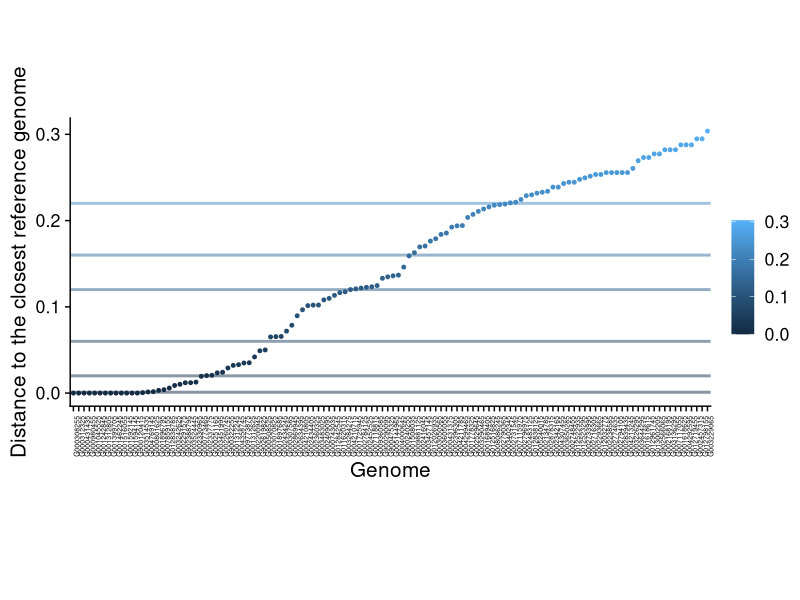

Write R code to recreate this figure. (Note: this script raises an error after producing the figure.)
require(ggplot2)
require(readr)
require(cowplot)
require(dplyr)
require(ggthemes)

d2c <- read_tsv("../misc/dist-bacteria-to-closest.txt", col_names = FALSE)
d2c <- d2c %>%
  rowwise() %>%
  mutate(name = substr(X1, start = 1, stop = 10))
d2c <- d2c %>%
  arrange(X3) %>%
  mutate(name = factor(name, levels = name))

bb <- data.frame(X3 = c(0.001, 0.02, 0.06, 0.12, 0.16, 0.22))

ggplot(d2c, aes(x = name, y = X3, color = X3)) +
  geom_point(size = 1) +
  geom_hline(aes(yintercept = X3, color = X3), bb, linewidth = 1, alpha = 0.5) +
  theme_cowplot(font_size = 15) +
  labs(y = "Distance to the closest reference genome", x = "Genome", color = "") +
  theme(axis.text.x = element_text(angle = 90, size = 5), aspect.ratio = 0.45)
  # theme(axis.text.x = element_blank(), aspect.ratio=0.65)
ggsave2("../figures/novelty_bins-wlabels.pdf", width = 11, height = 6)
